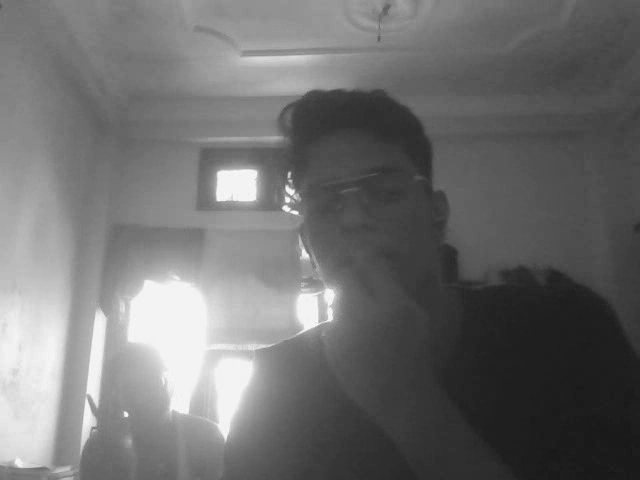
#> input picture frame 55 of OpenCV-Projects/output.avi, 640 x 480 px, given in place of the camera
$ jupyter execute --allow-errors openCV_.ipynb   (text cells are left out)
#> lines starting #> are read from the running program, lines starting #| are printed output that depends on the picture; after the words box and inside, x2 and y2 are one past the last pixel; in counts of white or black regions, pixels touching at a corner belong together
[cell 1]
import numpy as np
import cv2

[cell 2]
## read an image

img = cv2.imread(r"C:\DataScience\Matplotlib_YT\sample1.png")
cv2.imshow("sample",img)
cv2.waitKey(0)

#> (a cell that did not finish here is left out)

#> (a cell that did not finish here is left out)

#> (a cell that did not finish here is left out)

#> (a cell that did not finish here is left out)

#> (a cell that did not finish here is left out)

#> (a cell that did not finish here is left out)

#> (a cell that did not finish here is left out)

[cell 10]
img_flip = cv2.flip(img, -1)
#> (the rest of this cell did not finish here and is left out)

#> (a cell that did not finish here is left out)

#> (a cell that did not finish here is left out)

[cell 13]
## creation our own image

img = np.zeros((512,512,3))
cv2.imshow('own image', img)
cv2.waitKey(0)

[cell 14]
## ractangle create

cv2.rectangle(img, pt1 = (100,150), pt2 = (300,500), color = (0,255,0), thickness = 1)
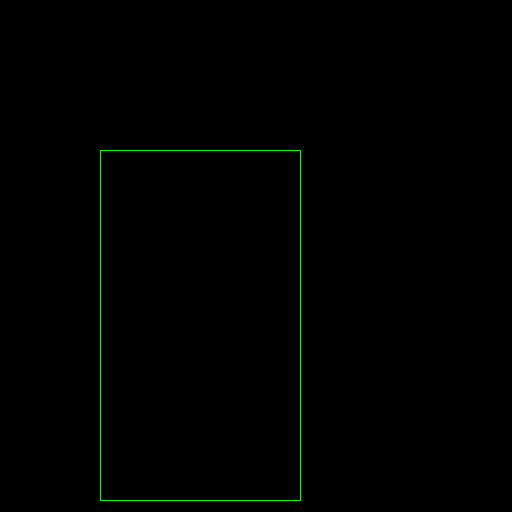
#> img: shape (512, 512, 3) float64; mean of channels 0, 1, 2 0, 1.1, 0; drawn as B, G, R
cv2.imshow('own image', img)
cv2.waitKey(0)

[cell 15]
## circle create

cv2.circle(img, center = (190,450),radius = 50, color = (18,255,25), thickness = -1)
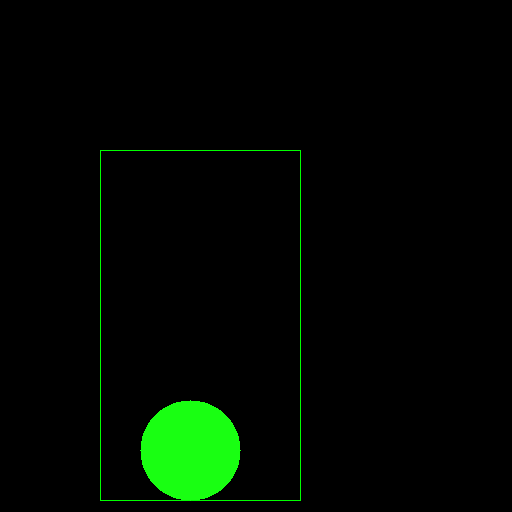
#> img: shape (512, 512, 3) float64; 2.99% of pixels changed, all inside (x1, y1, x2, y2) = (140, 400, 241, 501); drawn as B, G, R
cv2.imshow('own image', img)
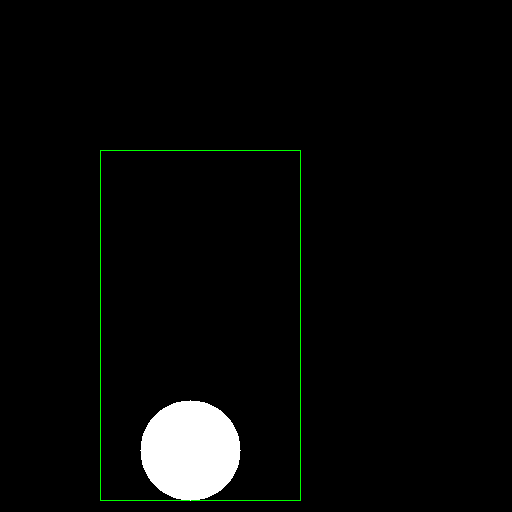
#> window 'own image': shape (512, 512, 3); mean B, G, R 7.6, 8.7, 7.6
cv2.waitKey(0)

[cell 16]
## line create

cv2.line(img, pt1 = (150,238), pt2 = (340,560), color = (0,255,0), thickness = 5)
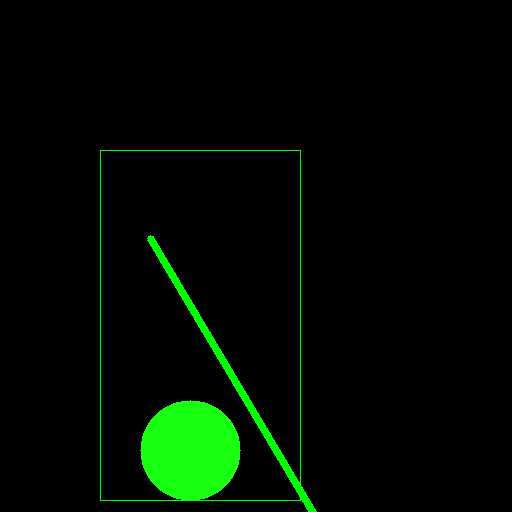
#> img: shape (512, 512, 3) float64; 0.89% of pixels changed, all inside (x1, y1, x2, y2) = (147, 235, 317, 512); drawn as B, G, R
cv2.imshow('own image', img)
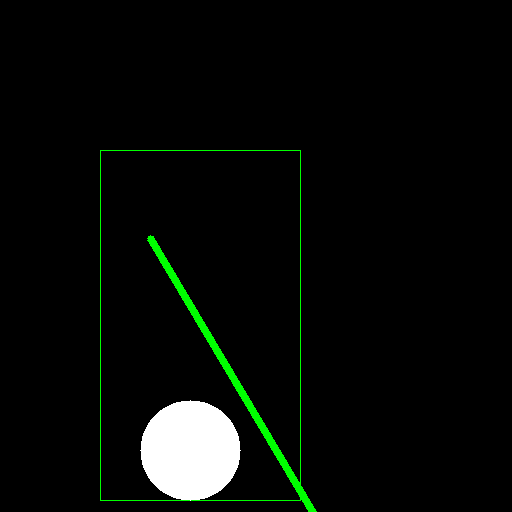
#> window 'own image': shape (512, 512, 3); mean B, G, R 7.6, 11, 7.6
cv2.waitKey(0)

[cell 17]
##  text(font)  add into the image

cv2.putText(img, org=(10,300), fontScale=2, color=(0,255,255), thickness = 2, lineType = cv2.LINE_AA,text="praveen openCV",fontFace =cv2.FONT_ITALIC)
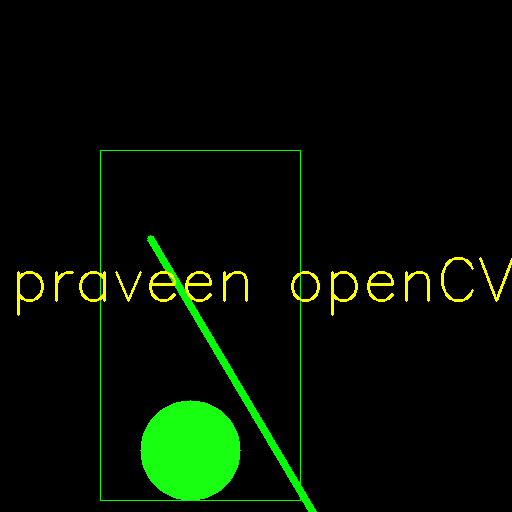
#> img: shape (512, 512, 3) float64; 1.28% of pixels changed, all inside (x1, y1, x2, y2) = (17, 257, 512, 316); drawn as B, G, R
cv2.imshow("Puting text", img)
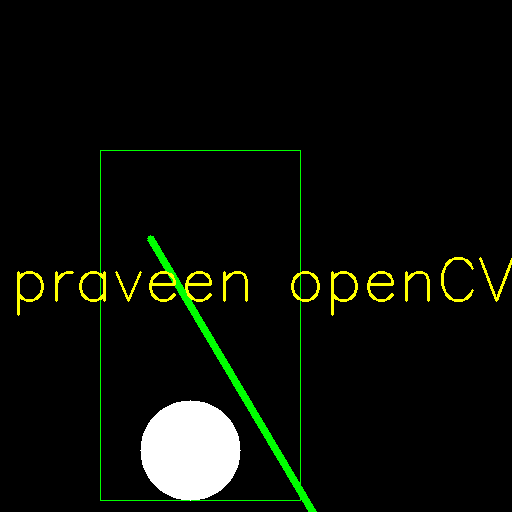
#> window 'Puting text': shape (512, 512, 3); mean B, G, R 7.6, 14.2, 10.9
cv2.waitKey(0)

[cell 18]
img = cv2.imread(r"C:\DataScience\Matplotlib_YT\sample1.png")

# [11 lines left out: function draw, not called in this run]

cv2.namedWindow(winname='own image')
cv2.setMouseCallback('own image', draw)

while True:
    cv2.imshow('own image', img)
    if cv2.waitKey(1) & 0xFF == ord('x'):
#> (key x is pressed here)
        break

cv2.destroyAllWindows()

[cell 19]
##  making ractangle (click & drag)

img = cv2.imread(r"C:\DataScience\Matplotlib_YT\sample1.png")

flag = False
ix = -1
iy = -1

# [27 lines left out: function draw, not called in this run]

cv2.namedWindow(winname='own image')
cv2.setMouseCallback('own image', draw)

while True:
    cv2.imshow('own image', img)
    if cv2.waitKey(1) & 0xFF == ord('x'):
#> (key x is pressed here)
        break

cv2.destroyAllWindows()

[cell 20]
## croping tool

img = cv2.imread(r"C:\Users\prabh\Downloads\wallpaperflare.com_wallpaper.jpg")
#> (the rest of this cell did not finish here and is left out)

[cell 21]
##   recording the video using laptop camera

cap = cv2.VideoCapture(0)   # laptop camera

fourcc = cv2.VideoWriter_fourcc(*'XVID')   # codec
out = cv2.VideoWriter('output.avi', fourcc, 20.0, (640,480), isColor=False)  # save in grayscale

while True:
    ret, frame = cap.read()   # fixed spelling
#> frame is the input picture: shape (480, 640, 3); min 24, max 253, mean 110.8

    if not ret:
        break

    img_gray = cv2.cvtColor(frame, cv2.COLOR_BGR2GRAY)  # convert to gray
    out.write(img_gray)   # write frame to file

    cv2.imshow("webcam", img_gray)  # display

    if cv2.waitKey(1) & 0xFF == ord('x'):  # press x to quit
#> (key x is pressed here)
        break

cap.release()
out.release()
cv2.destroyAllWindows()

[cell 22]
#   reading the video

import time

cap = cv2.VideoCapture(r"C:\DataScience\openCV_YT\output.avi")

while True:

    res, frame = cap.read()

    if not res:
        print("End of video or cannot read frame.")
        break

    time.sleep(1/30)

    cv2.imshow('webcam', frame)

    if cv2.waitKey(1) & 0xFF == ord('x'):
#> (key x is pressed here)
